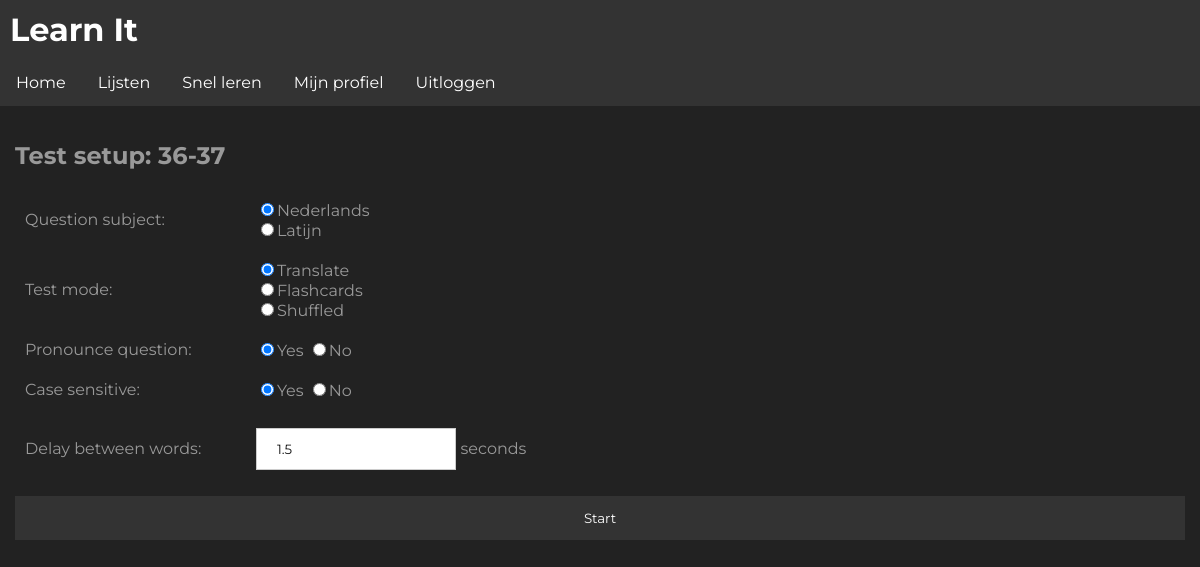
Page /app/test/14 (signed in) on the earlier database version.
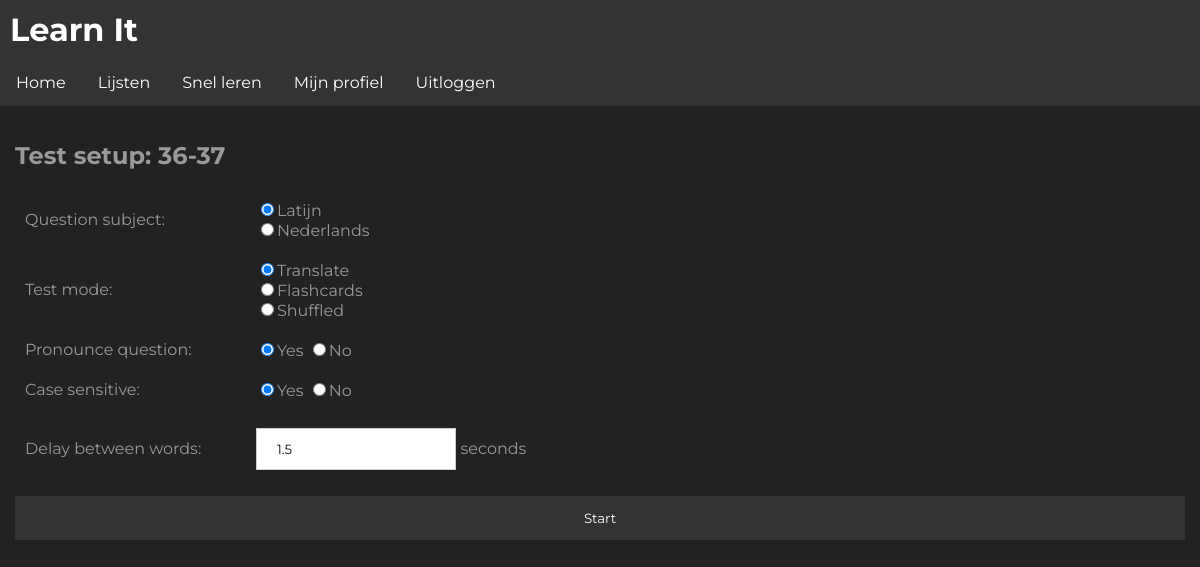
Same page on the later database version.
### learnit/models.py (models this page shows, shortened)
class List(models.Model):
    name = models.CharField(max_length=255)
    owner = models.ForeignKey(to=User, on_delete=models.CASCADE)
    question_subject = models.ForeignKey(to=Subject, on_delete=models.PROTECT, related_name='question_subject')
    answer_subject = models.ForeignKey(to=Subject, on_delete=models.PROTECT, related_name='answer_subject')
    questions = models.ManyToManyField(to=Question)

class Subject(models.Model):
    name = models.CharField(max_length=255)
    name_dutch = models.CharField(max_length=255, default="UNKNOWN")
    tts_support = models.BooleanField(default=False)

### learnit/views.py (the view, shortened to what this page needs)
# urls.py: path('app/test/<int:list_id>', views.test, name='test'),
def test(request, list_id):
    try:
        n_list = List.objects.get(pk=list_id, owner=request.user)
    except:
        return redirect('/app/lists')
    if not request.GET:
        return render(request, 'app/test_setup.html', generate_context(request, {
            'list': n_list
        }))

### learnit/views.py (called while the page is built)
def generate_context(request, context):
    if request.user.is_authenticated:
        settings = Settings.objects.get(user=request.user)
        context['settings_theme'] = settings.interface_theme
        context['settings_lang'] = settings.interface_language
    return context

### templates/app/test_setup.html (shortened to what this page needs)
{% extends 'base.html' %}
{% block content %}
    <h2>Test setup: {{ list.name }}</h2>
    <form method="get" action="" id="form">
        <table id="test_form">
            <tr>
                <td>Question subject:</td>
                {% if settings_lang == 0 %}
                    <td>
                        <input type="radio" name="question_subject" value="question"
                               checked="checked">{{ list.question_subject }} <br>
                        <input type="radio" name="question_subject" value="answer">{{ list.answer_subject }}
                    </td>
                {% elif settings_lang == 1 %}
                    <td>
                        <input type="radio" name="question_subject" value="question"
                               checked="checked">{{ list.question_subject.name_dutch }} <br>
                        <input type="radio" name="question_subject" value="answer">{{ list.answer_subject.name_dutch }}
                    </td>
                {% endif %}
            </tr>
            <tr>
                <td>Test mode:</td>
                <td>
                    <input type="radio" name="test_mode" value="translate" checked="checked">Translate <br>
                    <input type="radio" name="test_mode" value="flashcards">Flashcards <br>
                    <input type="radio" name="test_mode" value="shuffle">Shuffled
                </td>
            </tr>
            <tr>
                <td>Pronounce question:</td>
                <td>
                    <input type="radio" name="tts" value="yes" checked="checked">Yes
                    <input type="radio" name="tts" value="no">No
                </td>
            </tr>
            <tr>
                <td>Case sensitive:</td>
                <td>
                    <input type="radio" name="case_sensitive" value="yes" checked="checked">Yes
                    <input type="radio" name="case_sensitive" value="no">No
                </td>
            </tr>
            <tr>
                <td>Delay between words:</td>
                <td>
                    <input id="delay_input" type="number" name="delay" value="1.5"> seconds
                </td>
            </tr>
        </table>
        <input type="submit" value="Start">
    </form>
{% endblock %}

Differences in the rows shown:
changed List "Latijn": question_subject.name_dutch "Nederlands" → "Latijn"; answer_subject.name_dutch "Latijn" → "Nederlands"
